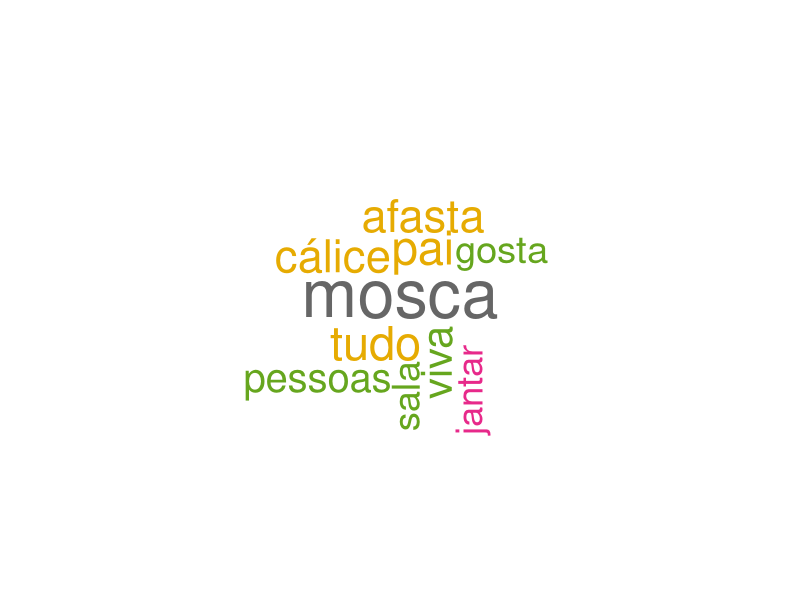
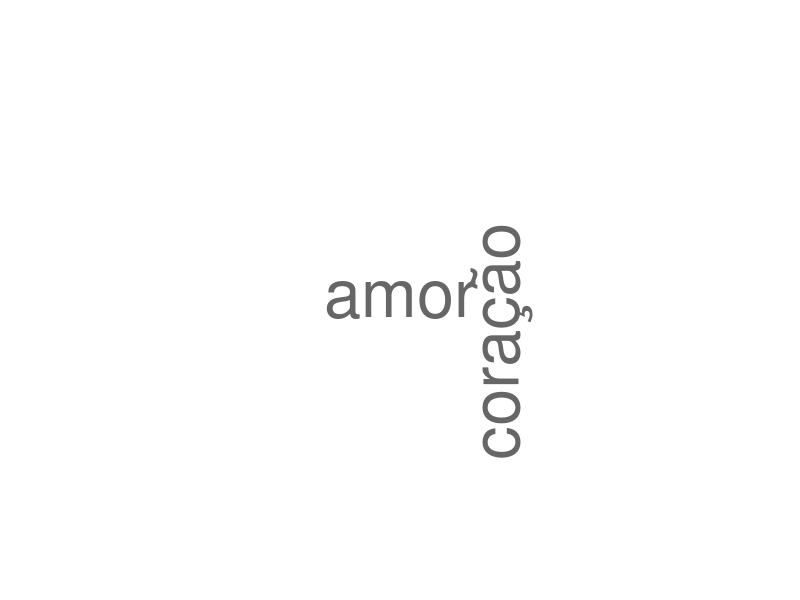
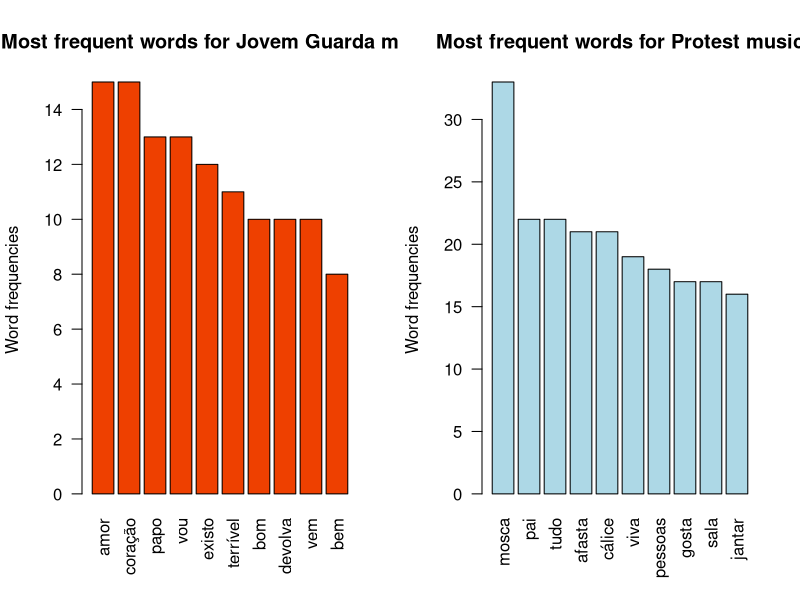
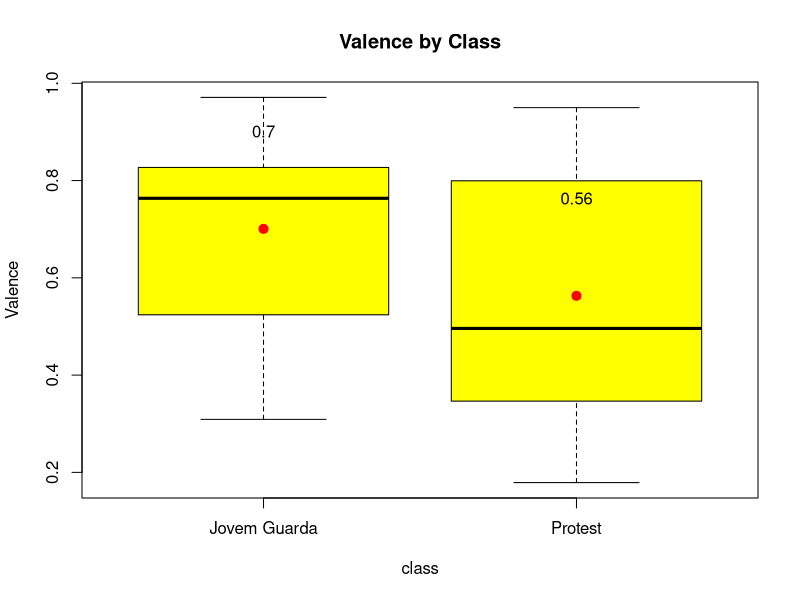
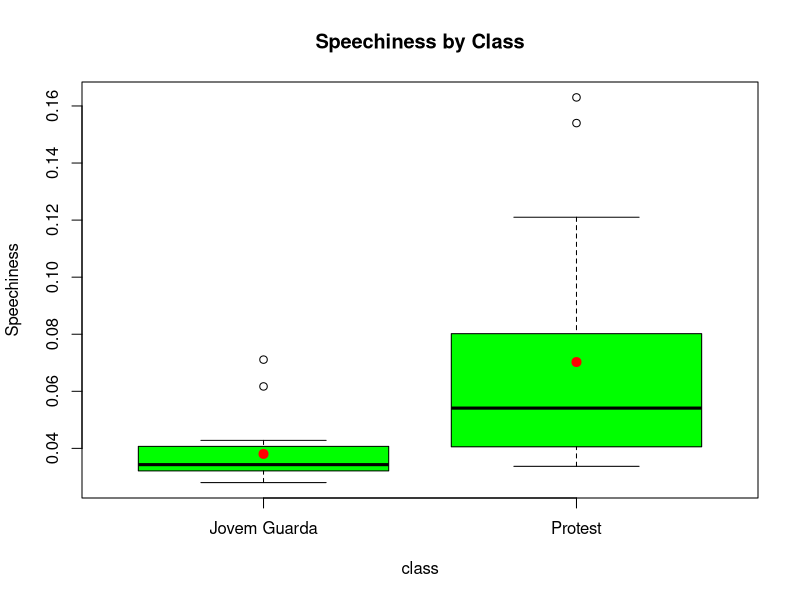
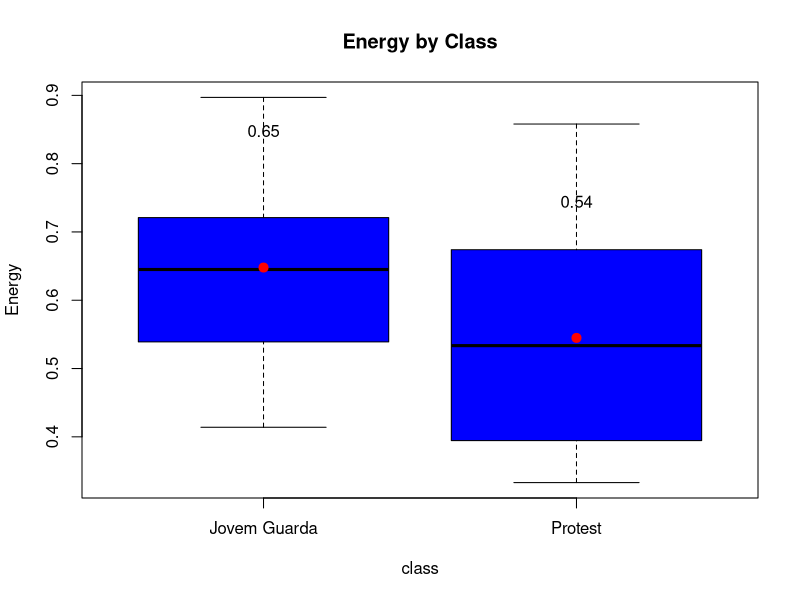
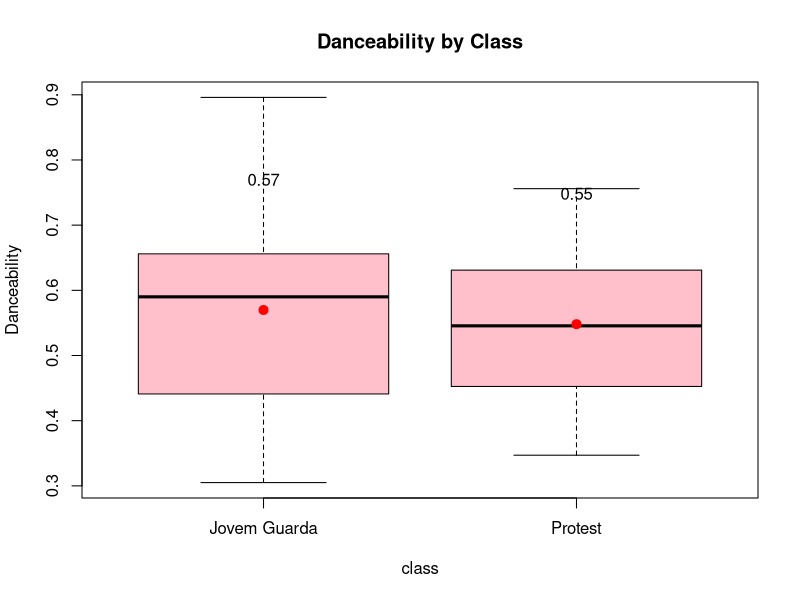

Reproduce these figures in R, in order.
## ---- chunk 1
knitr::opts_chunk$set(echo = TRUE)
## ---- chunk 2
music = read.csv("brz_dictatorship.csv", as.is=TRUE)
dim(music)
str(music)

## ---- chunk 3
library(tm)

jg <- paste(music$song_lyrics[music$class=="Jovem Guarda"], collapse = '')
protest <- paste(music$song_lyrics[music$class=="Protest"], collapse = '')
docs <- Corpus(VectorSource(c(jg, protest)))
#inspect(docs)


## ---- chunk 4
# Remove numbers
docs <- tm_map(docs, removeNumbers)
# Remove english common stopwords
docs <- tm_map(docs, removeWords, stopwords("portuguese"))
# Remove punctuations
docs <- tm_map(docs, removePunctuation)
# Eliminate extra white spaces
docs <- tm_map(docs, stripWhitespace)
# Remove your own stop word
# specify your stopwords as a character vector
docs <- tm_map(docs, removeWords, c("mim", "pra", "vai")) 
## ---- chunk 5
library("ggplot2")
# 1. Open jpeg file
jpeg("valence_bp.jpeg", width = 350, height = 350)
boxplot(valence ~ class, data=music, col = 'yellow', main = "Valence by Class", ylab = "Valence")
#calculate means using the tapply function - could also use the by function
means <- tapply(music$valence, music$class, mean)
points(means, col = "red", pch = 19, cex = 1.2)
text(x=c(1:5), y=means+.2, labels = round(means,2))
dev.off()

jpeg("speechiness_bp.jpeg", width = 350, height = 350)
boxplot(speechiness ~ class, data=music, col = 'green', main = "Speechiness by Class", ylab = "Speechiness")
#calculate means using the tapply function - could also use the by function
means <- tapply(music$speechiness, music$class, mean)
points(means, col = "red", pch = 19, cex = 1.2)
text(x=c(1:5), y=means+.2, labels = round(means,2))
dev.off()

jpeg("energy.jpeg", width = 350, height = 350)
boxplot(energy ~ class, data=music, col = 'blue', main = "Energy by Class", ylab = "Energy")
#calculate means using the tapply function - could also use the by function
means <- tapply(music$energy, music$class, mean)
points(means, col = "red", pch = 19, cex = 1.2)
text(x=c(1:5), y=means+.2, labels = round(means,2))
dev.off()

jpeg("danceability.jpeg", width = 400, height = 400)
boxplot(danceability ~ class, data=music, col = 'pink', 
        main = "Danceability by Class", ylab = "Danceability")
#calculate means using the tapply function - could also use the by function
means <- tapply(music$danceability, music$class, mean)
points(means, col = "red", pch = 19, cex = 1.2)
text(x=c(1:5), y=means+.2, labels = round(means,2))
dev.off()
## ---- chunk 6
print("Means by Music Class")
tapply(music$valence, music$class, mean)

print("SD by Class")
(sds <- tapply(music$valence, music$class, sd))

#Check ratio of largest to smallest sample sd
print("Ratio of Max/Min Sample SD")
round(max(sds)/min(sds),1)
## ---- chunk 7
print("Means by Music Class")
tapply(music$speechiness, music$class, mean)

print("SD by Class")
(sds <- tapply(music$speechiness, music$class, sd))

#Check ratio of largest to smallest sample sd
print("Ratio of Max/Min Sample SD")
round(max(sds)/min(sds),1)
## ---- chunk 8
kruskal.test(music$speechiness ~ as.factor(music$class))
summary.aov(aov(music$speechiness ~ as.factor(music$class)))
## ---- chunk 9
# Load
library("tm")
library("SnowballC")
library("wordcloud")
library("RColorBrewer")

# Remove numbers
docs <- tm_map(docs, removeNumbers)
# Remove english common stopwords
docs <- tm_map(docs, removeWords, stopwords("portuguese"))
# Remove punctuations
docs <- tm_map(docs, removePunctuation)
# Eliminate extra white spaces
docs <- tm_map(docs, stripWhitespace)

# Document matrix is a table containing the frequency of the words. Column names are words and row names are documents
dtm_jg <- TermDocumentMatrix(docs[1])
m <- as.matrix(dtm_jg)
v <- sort(rowSums(m),decreasing=TRUE)
d_jg <- data.frame(word = names(v),freq=v)
head(d_jg, 10)

dtm_protest <- TermDocumentMatrix(docs[2])
m <- as.matrix(dtm_protest)
v <- sort(rowSums(m),decreasing=TRUE)
d_protest <- data.frame(word = names(v),freq=v)
head(d_protest, 10)
## ---- chunk 10
set.seed(1234)
wordcloud(words = d_protest$word, freq = d_protest$freq, min.freq = 15,
          max.words=200, random.order=FALSE, rot.per=0.35, 
          colors=brewer.pal(8, "Dark2"))


## ---- chunk 11
wordcloud(words = d_jg$word, freq = d_jg$freq, min.freq = 15,
          max.words=200, random.order=FALSE, rot.per=0.35, 
          colors=brewer.pal(8, "Dark2"))
## ---- chunk 12
par(mfrow=c(1,2))

barplot(d_jg[1:10,]$freq, las = 2, names.arg = d_jg[1:10,]$word,
        col ="orangered2", main ="Most frequent words for Jovem Guarda music",
        ylab = "Word frequencies")

barplot(d_protest[1:10,]$freq, las = 2, names.arg = d_protest[1:10,]$word,
        col ="lightblue", main ="Most frequent words for Protest music",
        ylab = "Word frequencies")
